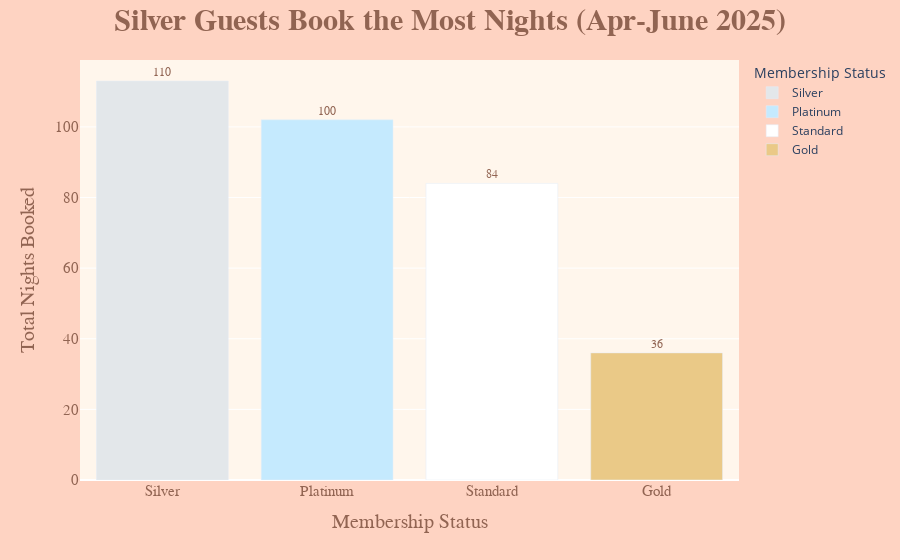

Source (notebook cell):
### Code cell
fig2 = px.bar(result_df_8, x='membership_status', y = 'num_total_stay', 
              labels={"membership_status": "Membership Status", "num_total_stay": "Total Nights Booked"}, text_auto='.2s',
              color='membership_status',  
             color_discrete_sequence=['#e3e7ea', '#c5eafe', 'white', '#eac987'])  

fig2.update_layout(paper_bgcolor ='#fed3c2',
    plot_bgcolor= '#fff6ec',
    title_text = 'Silver Guests Book the Most Nights (Apr-June 2025)',
                   title_x = 0.5,
                   title_font_weight = "bold",
                   title_font_family="Livvic",
                   title_font_color= '#916452',
                   title_font_size=30,
                    xaxis=dict(
                    
                      titlefont=dict(
                      family="Livvic",
                      color='#916452',
                      size=20),
                        tickfont=dict(
                        family='Livvic',
                        color='#916452',
                        size=15)),
                    yaxis=dict(
                      titlefont=dict(
                        family="Livvic",
                        color='#916452',
                        size=20),
                        tickfont=dict(
                          family='Livvic',
                          color='#916452',
                          size=15)))

fig2.update_traces(textfont = dict(
    size = 12,
    family = 'Livvic',
    color = "#916452"),
    textposition="outside",
    cliponaxis=False)
fig2.show()

### Figure 1 — Plotly figure (JSON) as saved in the notebook; plotly's stock layout.template omitted (floating-point values rounded to 4 significant figures)
{"data": [{"alignmentgroup": "True", "cliponaxis": false, "hovertemplate": "Membership Status=%{x}<br>Total Nights Booked=%{y}<extra></extra>", "legendgroup": "Silver", "marker": {"color": "#e3e7ea", "pattern": {"shape": ""}}, "name": "Silver", "offsetgroup": "Silver", "orientation": "v", "showlegend": true, "textfont": {"color": "#916452", "family": "Livvic", "size": 12}, "textposition": "outside", "texttemplate": "%{y:.2s}", "type": "bar", "x": ["Silver"], "xaxis": "x", "y": [113], "yaxis": "y"}, {"alignmentgroup": "True", "cliponaxis": false, "hovertemplate": "Membership Status=%{x}<br>Total Nights Booked=%{y}<extra></extra>", "legendgroup": "Platinum", "marker": {"color": "#c5eafe", "pattern": {"shape": ""}}, "name": "Platinum", "offsetgroup": "Platinum", "orientation": "v", "showlegend": true, "textfont": {"color": "#916452", "family": "Livvic", "size": 12}, "textposition": "outside", "texttemplate": "%{y:.2s}", "type": "bar", "x": ["Platinum"], "xaxis": "x", "y": [102], "yaxis": "y"}, {"alignmentgroup": "True", "cliponaxis": false, "hovertemplate": "Membership Status=%{x}<br>Total Nights Booked=%{y}<extra></extra>", "legendgroup": "Standard", "marker": {"color": "white", "pattern": {"shape": ""}}, "name": "Standard", "offsetgroup": "Standard", "orientation": "v", "showlegend": true, "textfont": {"color": "#916452", "family": "Livvic", "size": 12}, "textposition": "outside", "texttemplate": "%{y:.2s}", "type": "bar", "x": ["Standard"], "xaxis": "x", "y": [84], "yaxis": "y"}, {"alignmentgroup": "True", "cliponaxis": false, "hovertemplate": "Membership Status=%{x}<br>Total Nights Booked=%{y}<extra></extra>", "legendgroup": "Gold", "marker": {"color": "#eac987", "pattern": {"shape": ""}}, "name": "Gold", "offsetgroup": "Gold", "orientation": "v", "showlegend": true, "textfont": {"color": "#916452", "family": "Livvic", "size": 12}, "textposition": "outside", "texttemplate": "%{y:.2s}", "type": "bar", "x": ["Gold"], "xaxis": "x", "y": [36], "yaxis": "y"}], "layout": {"autosize": true, "barmode": "relative", "legend": {"title": {"text": "Membership Status"}, "tracegroupgap": 0}, "margin": {"t": 60}, "paper_bgcolor": "#fed3c2", "plot_bgcolor": "#fff6ec", "title": {"font": {"color": "#916452", "family": "Livvic", "size": 30, "weight": "bold"}, "text": "Silver Guests Book the Most Nights (Apr-June 2025)", "x": 0.5}, "xaxis": {"anchor": "y", "autorange": true, "categoryarray": ["Silver", "Platinum", "Standard", "Gold"], "categoryorder": "array", "domain": [0, 1], "range": [-0.5, 3.5], "tickfont": {"color": "#916452", "family": "Livvic", "size": 15}, "title": {"font": {"color": "#916452", "family": "Livvic", "size": 20}, "text": "Membership Status"}, "type": "category"}, "yaxis": {"anchor": "x", "autorange": true, "domain": [0, 1], "range": [0, 118.9], "tickfont": {"color": "#916452", "family": "Livvic", "size": 15}, "title": {"font": {"color": "#916452", "family": "Livvic", "size": 20}, "text": "Total Nights Booked"}, "type": "linear"}}}
